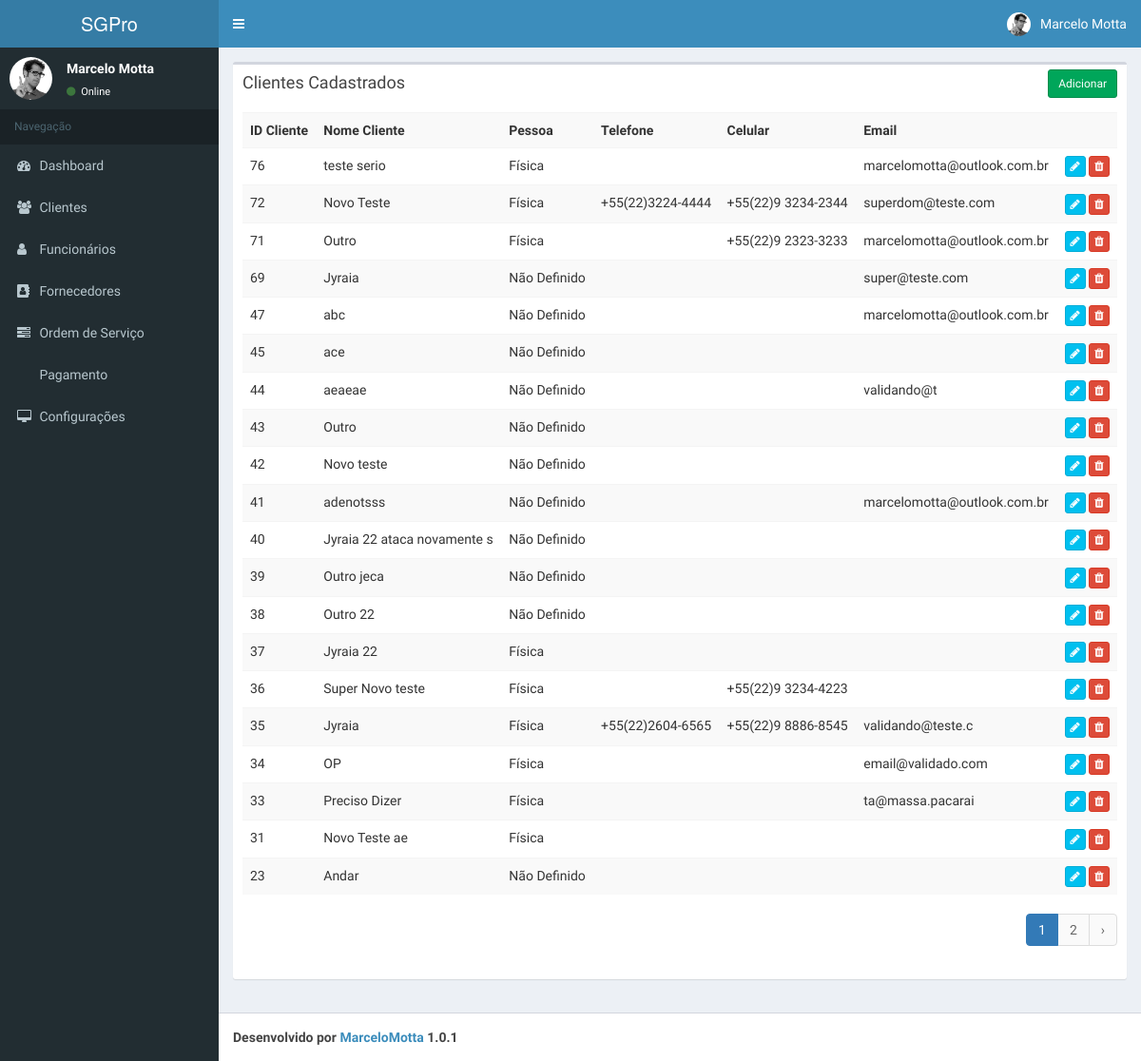
/app-developing/index.php/cliente, run on an earlier commit of the app's database.
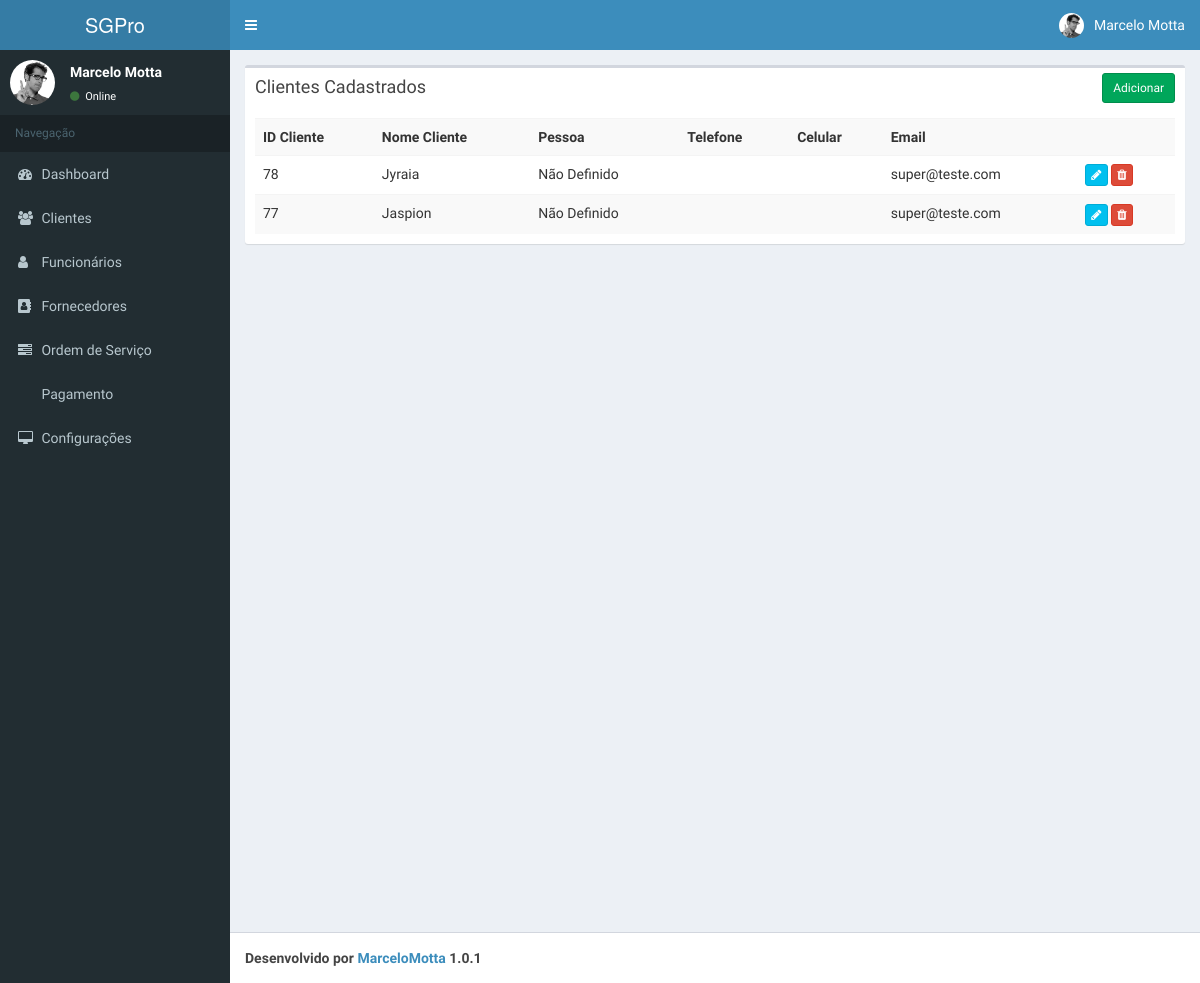
And on a later commit of the database.
### tables this page shows
CREATE TABLE `clientes` (
  `id_cliente` int(11) NOT NULL,
  `nome_cliente` varchar(255) NOT NULL,
  `empresa` varchar(100) DEFAULT NULL,
  `sexo` varchar(20) DEFAULT NULL,
  `tipo_pessoa` int(1) NOT NULL,
  `documento` varchar(20) NOT NULL,
  `telefone` varchar(20) NOT NULL,
  `celular` varchar(20) DEFAULT NULL,
  `email` varchar(100) NOT NULL,
  `data_cadastro_cliente` int(30) DEFAULT NULL
);

### app-developing/application/controllers/Cliente.php (called while the page is built, shortened)
<?php
class Cliente extends CI_Controller{
    function __construct()
    {
        parent::__construct();
        $this->load->model('Cliente_model');
    }
    function index()
    {
        $params['limit'] = 20;
        $params['offset'] = ($this->input->get('per_page')) ? $this->input->get('per_page') : 0;
        $data['clientes'] = $this->Cliente_model->get_all_clientes($params);
        $data['_view'] = 'cliente/index';
        $this->load->view('layouts/main',$data);
    }
}

### app-developing/index.php (called while the page is built, shortened)
<?php
require_once BASEPATH.'core/CodeIgniter.php';

### app-developing/application/models/Cliente_model.php (called while the page is built, shortened)
<?php
class Cliente_model extends CI_Model
{
    function get_all_clientes_count()
    {
        $this->db->from('clientes');
        return $this->db->count_all_results();
    }
    function get_all_clientes($params = array())
    {
        $this->db->order_by('id_cliente', 'desc');
        if(isset($params) && !empty($params))
        {
            $this->db->limit($params['limit'], $params['offset']);
        }
        return $this->db->get('clientes')->result_array();
    }
}

### app-developing/application/views/cliente/index.php (the view, shortened to what this page needs)
<div class="row">
  <div class="col-md-12">
    <div class="box">
      <div class="box-header">
        <h3 class="box-title">Clientes Cadastrados</h3>
        <div class="box-tools">
          <a href="<?php echo site_url('cliente/add'); ?>" class="btn btn-success btn-sm" data-toggle="modal" data-target="#modalAdd" id="modalAdicionar" >Adicionar</a>
        </div>
      </div>
      <div class="box-body" id="listaClientes">
        <table class="table table-striped">
          <tr>
            <th>ID Cliente</th>
            <th>Nome Cliente</th>
            <th>Pessoa</th>
            <th>Telefone</th>
            <th>Celular</th>
            <th>Email</th>
            <th></th>
          </tr>
          <?php
          foreach($clientes as $c){
            if($c['tipo_pessoa']=="1")
            {
              $tipo = "Física";
            }
            else if($c['tipo_pessoa']=="2")
            {
              $tipo = "Jurídica";
            }
            else {
              $tipo = "Não Definido";
            }
            ?>
            <tr>
              <td><?php echo $c['id_cliente']; ?></td>
              <td><?php echo $c['nome_cliente']; ?></td>
              <td><?php echo $tipo; ?></td>
              <td><?php echo $c['telefone']; ?></td>
              <td><?php echo $c['celular']; ?></td>
              <td><?php echo $c['email']; ?></td>
              <td>
              <a
                href="<?php echo site_url('cliente/edit/'.$c['id_cliente']); ?>"
                class="btn btn-info btn-xs">
                <span class="fa fa-pencil"></span>
              </a>
              <a
                href="<?php echo site_url('cliente/remove/'.$c['id_cliente']); ?>"
                class="btn btn-danger btn-xs"
                onclick="return confirm('Tem certeza que deseja deletar este item?');">
                <span class="fa fa-trash"></span>
              </a>
              </td>
            </tr>
          <?php } ?>
        </table>
        <div class="pull-right">
          <?php echo $this->pagination->create_links(); ?>
        </div>
      </div>
    </div>
  </div>
</div>

### app-developing/application/config/pagination.php (shortened to what this page needs)
<?php
$config['pagination']['page_query_string'] = TRUE;
$config['pagination']['uri_segment'] = 3;
$config['pagination']['per_page'] = RECORDS_PER_PAGE;
$config['pagination']['prev_link'] = '‹';
$config['pagination']['next_link'] = '›';
$config['pagination']['full_tag_open'] = '<ul class="pagination">';
$config['pagination']['next_tag_open'] = '<li>';
$config['pagination']['next_tag_close'] = '</li>';
$config['pagination']['prev_tag_open'] = '<li>';
$config['pagination']['prev_tag_close'] = '</li>';
$config['pagination']['num_tag_open'] = '<li>';
$config['pagination']['num_tag_close'] = '</li>';
$config['pagination']['cur_tag_open'] = '<li class="active"><a href="">';
$config['pagination']['cur_tag_close'] = '</a></li>';
$config['pagination']['full_tag_close'] = '</ul>';
?>

### app-developing/application/views/layouts/main.php (shortened to what this page needs)
<!DOCTYPE html>
<html>
  <head>
      <link rel="stylesheet" href="<?php echo site_url('resources/css/bootstrap.min.css');?>">
      <link rel="stylesheet" href="<?php echo site_url('resources/css/font-awesome.min.css');?>">
      <link rel="stylesheet" href="https://cdnjs.cloudflare.com/ajax/libs/ionicons/2.0.1/css/ionicons.min.css">
      <link rel="stylesheet" href="<?php echo site_url('resources/css/bootstrap-datetimepicker.min.css');?>">
      <link rel="stylesheet" href="<?php echo site_url('resources/css/AdminLTE.min.css');?>">
      <link rel="stylesheet" href="<?php echo site_url('resources/css/_all-skins.min.css');?>">
  </head>
  <body class="hold-transition skin-blue sidebar-mini">
    <div class="wrapper">
      <header class="main-header">
        <a href="" class="logo">
            <span class="logo-lg">SGPro</span>
        </a>
        <nav class="navbar navbar-static-top">
            <a href="#" class="sidebar-toggle" data-toggle="offcanvas" role="button">
            </a>
            <div class="navbar-custom-menu">
                <ul class="nav navbar-nav">
                    <li class="dropdown user user-menu">
                        <a href="#" class="dropdown-toggle" data-toggle="dropdown">
                            <img src="<?php echo site_url('resources/img/user2-160x160.jpg');?>" class="user-image" alt="User Image">
                            <span class="hidden-xs">Marcelo Motta</span>
                        </a>
                    </li>
                </ul>
            </div>
        </nav>
      </header>
        <aside class="main-sidebar">
            <section class="sidebar">
              <div class="user-panel">
                <div class="pull-left image">
                  <img src="<?php echo site_url('resources/img/user2-160x160.jpg');?>" class="img-circle" alt="User Image">
                </div>
                <div class="pull-left info">
                  <p>Marcelo Motta</p>
                  <a href="#"><i class="fa fa-circle text-success"></i> Online</a>
                </div>
              </div>
              <ul class="sidebar-menu">
                <li class="header">Navegação</li>
                <li>
                  <a href="<?php echo site_url();?>">
                    <i class="fa fa-dashboard"></i> <span>Dashboard</span>
                  </a>
                </li>
                <li>
                  <a href="<?php echo site_url('cliente/index');?>">
                    <i class="fa fa-users"></i> <span>Clientes</span>
                  </a>
                </li>
                <li>
                  <a href="<?php echo site_url('funcionario/index');?>">
                    <i class="fa fa-user"></i> <span>Funcionários</span>
                  </a>
                </li>
                <li>
                  <a href="<?php echo site_url('fornecedor/index');?>">
                    <i class="fa fa-address-book"></i> <span>Fornecedores</span>
                  </a>
                </li>
                <li>
                  <a href="<?php echo site_url('os/index');?>">
                    <i class="fa fa-tasks"></i> <span>Ordem de Serviço</span>
                  </a>
                </li>
                <li>
                  <a href="<?php echo site_url('pagamento/index');?>">
                    <i class="fa fa-hand-holding-usd"></i> <span>Pagamento</span>
                  </a>
                </li>
                <li>
                  <a href="#">
                    <i class="fa fa-desktop"></i> <span>Configurações</span>
                  </a>
                </li>
              </ul>
            </section>
        </aside>
        <div class="content-wrapper">
            <section class="content">
                <?php
                if(isset($_view) && $_view)
                    $this->load->view($_view);
                ?>
            </section>
        </div>
        <footer class="main-footer">
            <strong>Desenvolvido por <a href="http://www.marcelomotta.com/">MarceloMotta</a> 1.0.1</strong>
        </footer>
    </div>
  </body>
</html>

What changed in the data, as far as the page shows it:
removed clientes: id_cliente "76", nome_cliente "teste serio", tipo_pessoa "Física", email "marcelomotta@outlook.com.br"
removed clientes: id_cliente "72", nome_cliente "Novo Teste", tipo_pessoa "Física", telefone "+55(22)3224-4444", celular "+55(22)9 3234-2344", email "superdom@teste.com"
removed clientes: id_cliente "71", nome_cliente "Outro", tipo_pessoa "Física", celular "+55(22)9 2323-3233", email "marcelomotta@outlook.com.br"
removed clientes: id_cliente "69", nome_cliente "Jyraia", tipo_pessoa "Não Definido", email "super@teste.com"
removed clientes: id_cliente "47", nome_cliente "abc", tipo_pessoa "Não Definido", email "marcelomotta@outlook.com.br"
removed clientes: id_cliente "45", nome_cliente "ace", tipo_pessoa "Não Definido"
removed clientes: id_cliente "44", nome_cliente "aeaeae", tipo_pessoa "Não Definido", email "validando@t"
removed clientes: id_cliente "43", nome_cliente "Outro", tipo_pessoa "Não Definido"
removed clientes: id_cliente "42", nome_cliente "Novo teste", tipo_pessoa "Não Definido"
removed clientes: id_cliente "41", nome_cliente "adenotsss", tipo_pessoa "Não Definido", email "marcelomotta@outlook.com.br"
removed clientes: id_cliente "40", nome_cliente "Jyraia 22 ataca novamente s", tipo_pessoa "Não Definido"
removed clientes: id_cliente "39", nome_cliente "Outro jeca", tipo_pessoa "Não Definido"
removed clientes: id_cliente "38", nome_cliente "Outro 22", tipo_pessoa "Não Definido"
removed clientes: id_cliente "37", nome_cliente "Jyraia 22", tipo_pessoa "Física"
removed clientes: id_cliente "36", nome_cliente "Super Novo teste", tipo_pessoa "Física", celular "+55(22)9 3234-4223"
removed clientes: id_cliente "35", nome_cliente "Jyraia", tipo_pessoa "Física", telefone "+55(22)2604-6565", celular "+55(22)9 8886-8545", email "validando@teste.c"
removed clientes: id_cliente "34", nome_cliente "OP", tipo_pessoa "Física", email "email@validado.com"
removed clientes: id_cliente "33", nome_cliente "Preciso Dizer", tipo_pessoa "Física", email "ta@massa.pacarai"
removed clientes: id_cliente "31", nome_cliente "Novo Teste ae", tipo_pessoa "Física"
removed clientes: id_cliente "23", nome_cliente "Andar", tipo_pessoa "Não Definido"
added clientes: id_cliente "78", nome_cliente "Jyraia", tipo_pessoa "Não Definido", email "super@teste.com"
added clientes: id_cliente "77", nome_cliente "Jaspion", tipo_pessoa "Não Definido", email "super@teste.com"
Also different on the page:
$this->pagination->create_links(): "1 2 ›" → (not shown)
